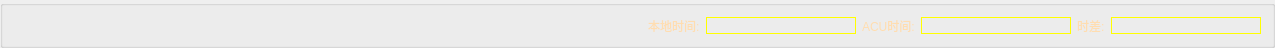
     <widget class="QGroupBox" name="groupBox">
      <property name="minimumSize">
       <size>
        <width>0</width>
        <height>48</height>
       </size>
      </property>
      <property name="maximumSize">
       <size>
        <width>16777215</width>
        <height>48</height>
       </size>
      </property>
      <property name="styleSheet">
       <string notr="true">QGroupBox
{
border-image: url(:/icon/buttom.png);
};</string>
      </property>
      <property name="title">
       <string/>
      </property>
      <layout class="QGridLayout" name="gridLayout_13">
       <item row="0" column="3">
        <layout class="QHBoxLayout" name="horizontalLayout_4">
         <item>
          <widget class="QLabel" name="label_11">
           <property name="styleSheet">
            <string notr="true">background-color: rgb(79, 193, 176,0);
color: rgb(255,221,176);</string>
           </property>
           <property name="text">
            <string>时差:</string>
           </property>
          </widget>
         </item>
         <item>
          <widget class="QLineEdit" name="lineEdit_TimeDIFFERENCE">
           <property name="minimumSize">
            <size>
             <width>150</width>
             <height>0</height>
            </size>
           </property>
           <property name="maximumSize">
            <size>
             <width>16777215</width>
             <height>16777215</height>
            </size>
           </property>
           <property name="styleSheet">
            <string notr="true">background-color: rgb(79, 193, 176,0);
border: 1px solid rgb(255, 255, 0);
color: rgb(255,221,176);
</string>
           </property>
           <property name="text">
            <string/>
           </property>
          </widget>
         </item>
        </layout>
       </item>
       <item row="0" column="1">
        <layout class="QHBoxLayout" name="horizontalLayout">
         <item>
          <widget class="QLabel" name="label_4">
           <property name="styleSheet">
            <string notr="true">background-color: rgb(79, 193, 176,0);
color: rgb(255,221,176);</string>
           </property>
           <property name="text">
            <string>本地时间:</string>
           </property>
          </widget>
         </item>
         <item>
          <widget class="QLineEdit" name="lineEdit_UTC">
           <property name="minimumSize">
            <size>
             <width>150</width>
             <height>0</height>
            </size>
           </property>
           <property name="maximumSize">
            <size>
             <width>16777215</width>
             <height>16777215</height>
            </size>
           </property>
           <property name="styleSheet">
            <string notr="true">background-color: rgb(79, 193, 176,0);
border: 1px solid rgb(255, 255, 0);
color: rgb(255,221,176);
</string>
           </property>
           <property name="text">
            <string/>
           </property>
          </widget>
         </item>
        </layout>
       </item>
       <item row="0" column="0">
        <spacer name="horizontalSpacer">
         <property name="orientation">
          <enum>Qt::Horizontal</enum>
         </property>
         <property name="sizeHint" stdset="0">
          <size>
           <width>634</width>
           <height>17</height>
          </size>
         </property>
        </spacer>
       </item>
       <item row="0" column="2">
        <layout class="QHBoxLayout" name="horizontalLayout_2">
         <item>
          <widget class="QLabel" name="label_7">
           <property name="styleSheet">
            <string notr="true">background-color: rgb(79, 193, 176,0);
color: rgb(255,221,176);</string>
           </property>
           <property name="text">
            <string>ACU时间:</string>
           </property>
          </widget>
         </item>
         <item>
          <widget class="QLineEdit" name="lineEdit_localMJD">
           <property name="minimumSize">
            <size>
             <width>150</width>
             <height>0</height>
            </size>
           </property>
           <property name="maximumSize">
            <size>
             <width>16777215</width>
             <height>16777215</height>
            </size>
           </property>
           <property name="styleSheet">
            <string notr="true">background-color: rgb(79, 193, 176,0);
border: 1px solid rgb(255, 255, 0);
color: rgb(255,221,176);</string>
           </property>
           <property name="text">
            <string/>
           </property>
          </widget>
         </item>
        </layout>
       </item>
      </layout>
     </widget>
